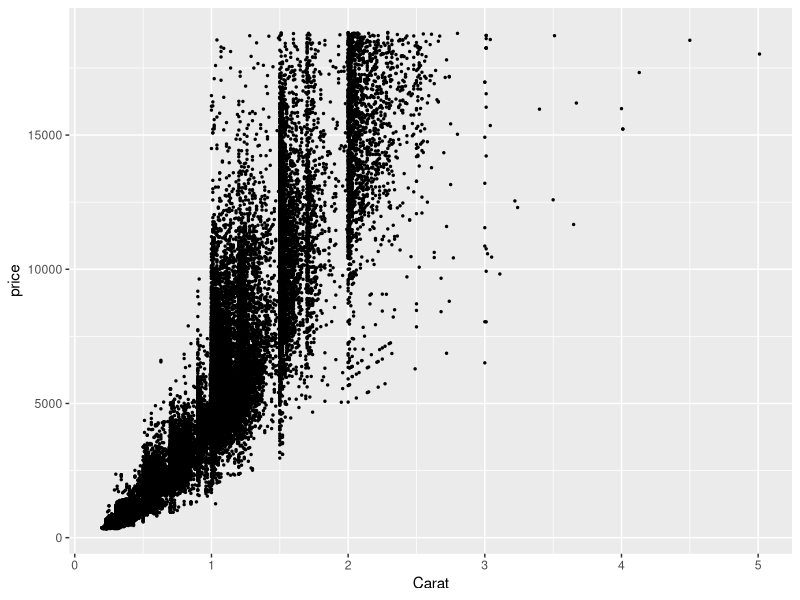
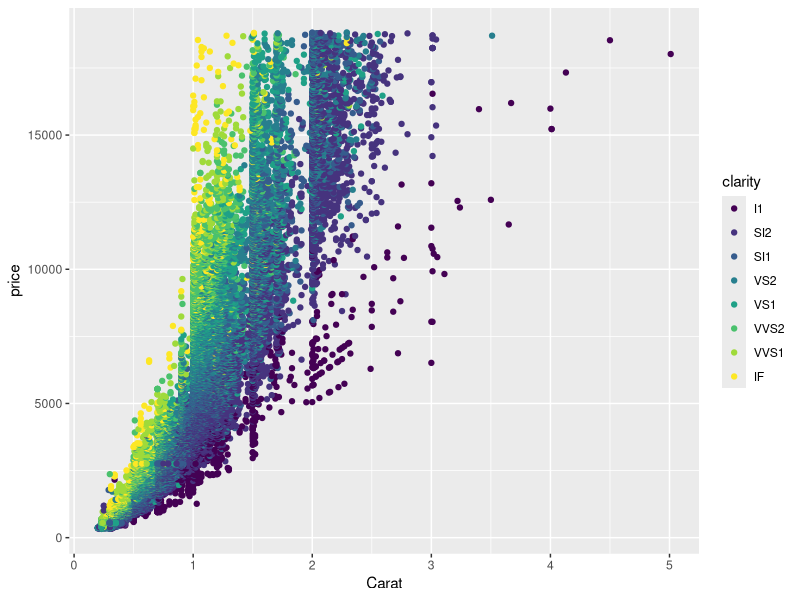
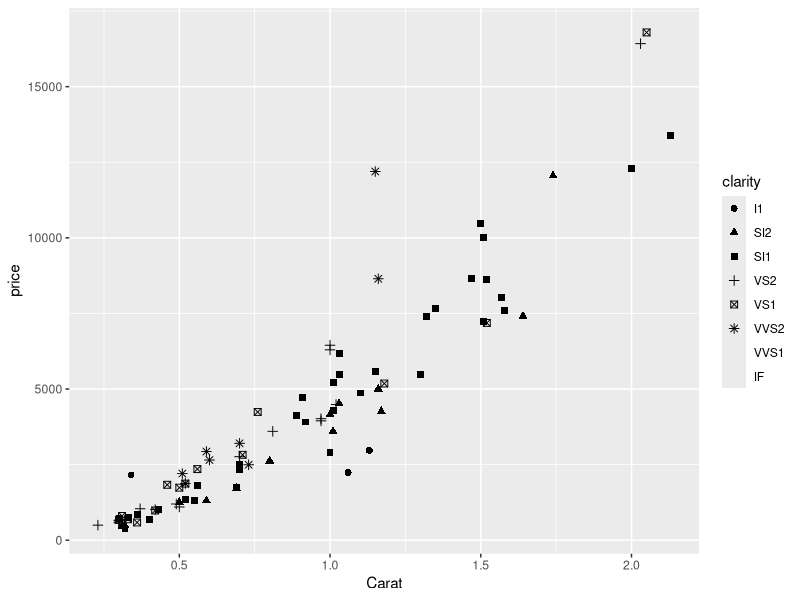
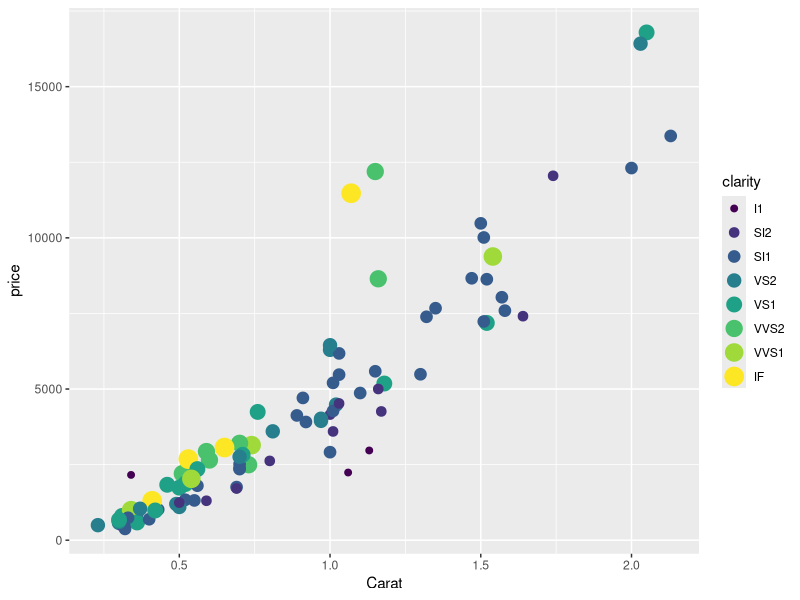
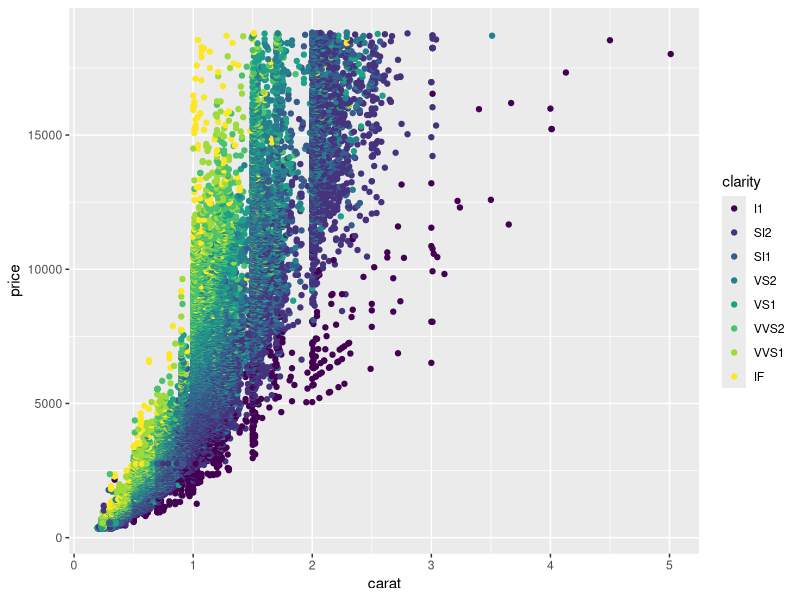
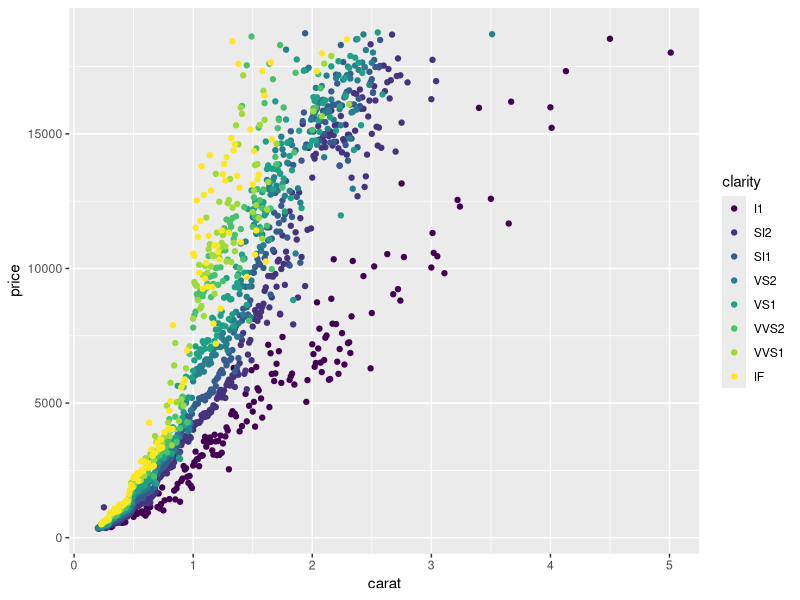
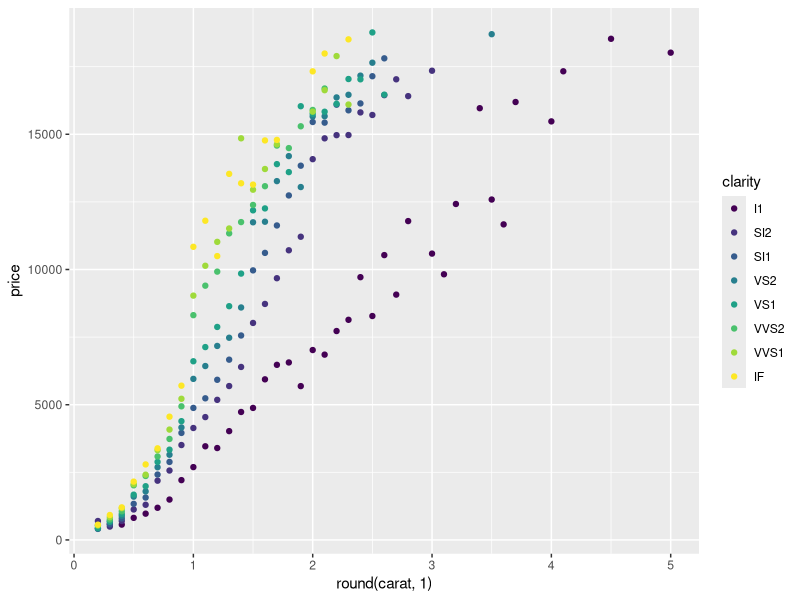
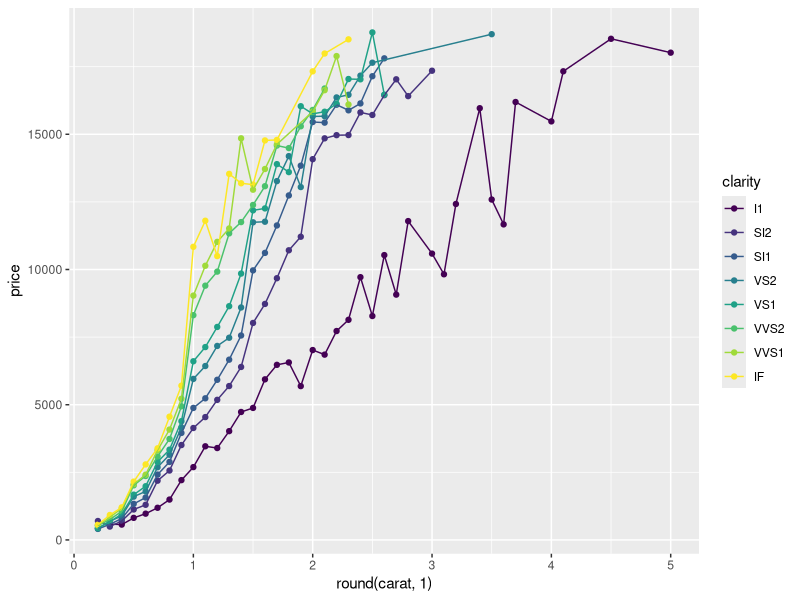

Recreate these plots in R, in order.
# set the size of the plot for the notebook
options(repr.plot.width=7, repr.plot.height=7) 
library(tidyverse)#load the library - ggplot2 is included in tidyverse, and we'll use some of the other data manipulation functions too

ggplot(diamonds, aes(x=carat, y=price)) + #diamonds = the dataframe & aes() maps the carat variable to the x axis [...] 
    geom_point(size=0.5) + #set size of the points plotted 
    scale_x_continuous(name = 'Carat') #can set the x-tick interval/limits, here, I give it a name

options(repr.plot.width=8, repr.plot.height=8)
# Change color of points as a function of their clarity
ggplot(diamonds, aes(x=carat, y=price, color=clarity)) +
    geom_point() +
    scale_x_continuous(name = 'Carat')

# get a smaller subset of data, to reduce overplotting
dsmall <- diamonds[sample(nrow(diamonds), 100), ] #randomly sample 100 data points

# Scatter plot of diamond price as a function of their carat and clarity
ggplot(dsmall, aes(x=carat, y=price, shape=clarity)) + #change shape with clarity
    geom_point(size=2) +
    scale_x_continuous(name = 'Carat')

#as the first warning mentions, clarity is an ordinal variable because clarity ratings are ordered - 
# ggplot is telling us that shapes aren't the best way to convey ordinal information. 
#as the second warning below mentions, there are limits to the automatic assignment of shapes 
# may need to specify explicit assignments if n_shapes (or any plot element) 
# exceeds automated capacity

# Scatter plot of diamond price as a function of their carat and clarity
#clarity according to size AND color
ggplot(dsmall, aes(x=carat, y=price, size=clarity, color=clarity)) +
    geom_point() +
    scale_x_continuous(name = 'Carat')

# overplotting
# Scatter plot of diamond price as a function of their carat and clarity
ggplot(diamonds, aes(x=carat, y=price, color=clarity)) +
    geom_point()

# # summarized plot of diamond price as a function of their carat and clarity
ggplot(diamonds, aes(x=carat, y=price, color=clarity)) +
    stat_summary(geom='point',fun=mean)

# # summarized plot of diamond price as a function of binned carat and clarity
ggplot(diamonds, aes(x=round(carat,1), y=price, color=clarity)) +
    stat_summary(geom='point', fun=mean) 

# # summarized plot of diamond price as a function of binned carat and clarity
ggplot(diamonds, aes(x=round(carat,1), y=price, color=clarity)) +
    stat_summary(geom='point',fun=mean) +
    stat_summary(geom='line',fun=mean) #you can layer geoms like this

# # summarized plot of diamond price as a function of binned carat and clarity
ggplot(diamonds, aes(x=round(carat,1), y=price, color=clarity)) +
    stat_summary(geom='pointrange') + #adding error bars in the form of a line with a range
    stat_summary(geom='point',fun=mean) +
    stat_summary(geom='line',fun=mean)

# # summarized plot of diamond price as a function of binned carat and clarity
ggplot(diamonds, aes(x=carat)) +
    geom_histogram(fill='white',color='black') #histogram

ggplot(diamonds, aes(x=price)) +
    geom_density(fill='white',color='black') #density plot

library(tidyverse)
ggplot(diamonds, aes(x=carat  %>% log()  %>% round(1), y=log(price), color=clarity)) +
    stat_summary(geom='linerange') +
    stat_summary(geom='point',fun=mean) +
    stat_summary(geom='line',fun=mean)

diamonds %>% 
    mutate(log_carat = carat  %>% log()  %>% round(1),
           log_price = log(price))  %>% 
    ggplot(aes(x=log_carat, y=log_price, color=clarity)) +
    stat_summary(geom='linerange') +
    stat_summary(geom='point',fun=mean) +
    stat_summary(geom='line',fun=mean)

ggplot(diamonds, aes(x=clarity, y=log(price))) +
    geom_boxplot()

ggplot(diamonds, aes(x=clarity, y=log(price))) +
    geom_violin()

ggplot(dsmall, aes(x=clarity,y=log(price),fill=clarity,col=clarity)) + geom_dotplot(binaxis="y",stackdir="center")
